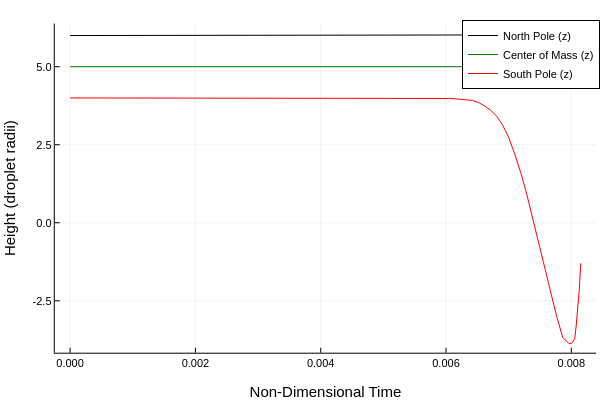

The code cell stored with this chart in its notebook:
### Markdown cell above
### Heights

### Code cell
"""
Creating a plot of all north pole, south pole and center of mass heights and saves it to a designated folder.

Inputs/ Uses:
all_north_poles_list (list): List of north poles at every time step.
all_south_poles_list (list): List of south poles at every time step.
all_h_list (list): List of heights of the center of mass of the droplet at every time step.
all_times_list (list): List of all time steps.

Outputs:
plot_path (saved plot): Saves plot on computer.
    
"""

t = all_times_list

z_north = all_h_list .+ all_north_poles_list
z_south = all_h_list .- all_south_poles_list

plt = Plots.plot(t, z_north, label="North Pole (z)", color=:black, legend=:best)
Plots.plot!(plt, t, all_h_list, label="Center of Mass (z)", color=:green)
Plots.plot!(plt, t, z_south, label="South Pole (z)", color=:red)

Plots.xlabel!(plt, "Non-Dimensional Time")
Plots.ylabel!(plt, "Height (droplet radii)")

Plots.savefig(plt, "heights_plot.png")
display(plt)
